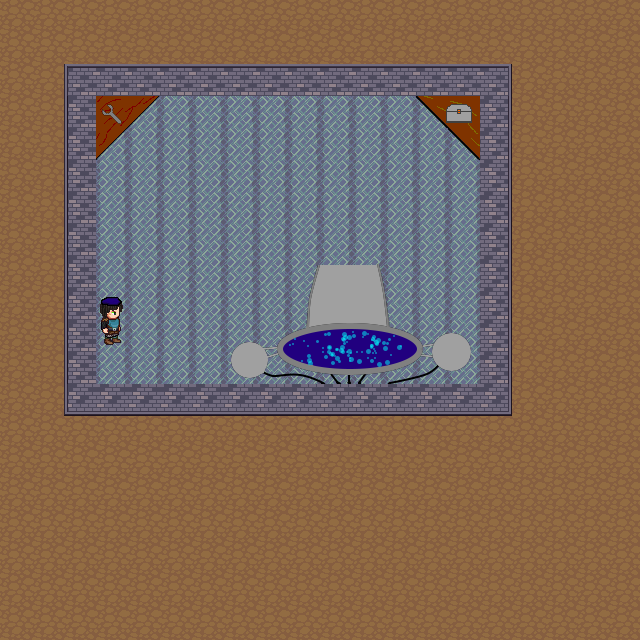

A 2D game scene composited from a Tiled map and its tileset images. What follows is a short description and the map's XML, with each tile layer's data collapsed to a summary:
An orthogonal 20x20 tile map with 32x32 px tiles, 3 tile layers (col, fond, Calque de Tile 1), 7 tilesets and 4 objects (craft, coffre, rapport, portail).

<map version="1.0" orientation="orthogonal" renderorder="right-down" width="20" height="20" tilewidth="32" tileheight="32" nextobjectid="17">
 <tileset firstgid="1" name="herbe" tilewidth="32" tileheight="32" tilecount="18">
  <image source="LPC Base Assets/tiles/dirt2.png" width="96" height="192" />
 </tileset>
 <tileset firstgid="19" name="mur" tilewidth="32" tileheight="32" tilecount="63">
  <image source="LPC Base Assets/tiles/house.png" width="288" height="224" />
 </tileset>
 <tileset firstgid="82" name="autre" tilewidth="32" tileheight="32" tilecount="100">
  <image source="LPC Base Assets/tiles/castlefloors.png" width="320" height="320" />
 </tileset>
 <tileset firstgid="182" name="craft" tilewidth="32" tileheight="32" tilecount="4">
  <image source="pinta/craft.png" width="64" height="64" />
 </tileset>
 <tileset firstgid="186" name="coffre" tilewidth="32" tileheight="32" tilecount="4">
  <image source="pinta/coffre.png" width="64" height="64" />
 </tileset>
 <tileset firstgid="190" name="perso" tilewidth="32" tileheight="32" tilecount="2">
  <image source="commandant.png" width="32" height="64" />
 </tileset>
 <tileset firstgid="192" name="portail" tilewidth="32" tileheight="32" tilecount="32">
  <image source="pinta/portail.png" width="256" height="128" />
 </tileset>
 <layer name="col" width="20" height="20">
	  <data>[400 cells, 70 non-empty, 24 distinct tile ids]</data>
	 </layer>
	 <layer name="fond" width="20" height="20">
	  <data>[400 cells, 112 non-empty, 1 distinct tile ids]</data>
	 </layer>
	 <layer name="Calque de Tile 1" width="20" height="20">
	  <data>[400 cells, 332 non-empty, 49 distinct tile ids]</data>
 </layer>
 <objectgroup name="triger" width="20" height="20">
  <object id="1" name="craft" type="craft" x="69" y="66" width="90" height="94" />
  <object id="12" name="coffre" type="coffre" x="413" y="65" width="97" height="96" />
  <object id="14" name="rapport" type="rapport" x="66" y="273" width="96" height="107" />
  <object id="16" name="portail" type="portail" x="276" y="314" width="148" height="96" />
 </objectgroup>
</map>
